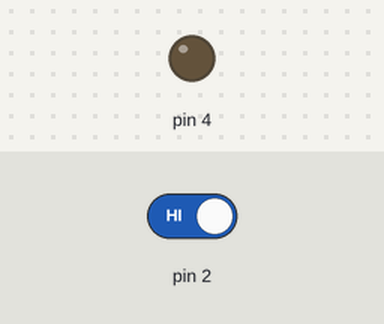
The sketch below on a simulated Arduino Uno, built with avr-gcc and run on an emulated ATmega328P. Shown: output pins drawn as LEDs (lit = HIGH). The test bench sets the inputs (shaded band); at power-on: pin 2 HIGH.

Above: at 1.2 s.
1.3 s: pin 2 driven LOW
At 2.4 s:
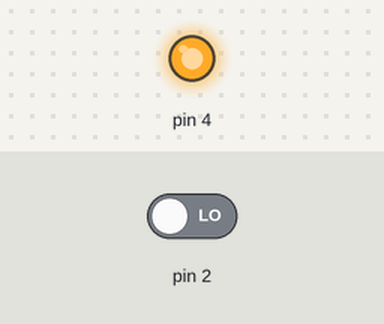
2.8 s: pin 2 driven HIGH
At 4.7 s:
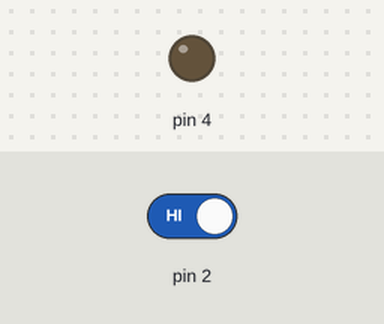
Timing chart, 0 to 6.2 s (numbered marks = the images above; inputs shaded):
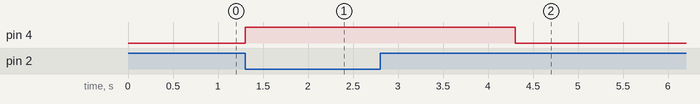

Measured:
- after the input at 1.3 s, pin 4: LOW → HIGH at once
- after the input at 2.8 s, pin 4: HIGH → LOW after 1.5 s

The sketch:

solenoid-arduino.ino
```cpp
void setup() {

  pinMode(2,INPUT);
  pinMode(4,OUTPUT);

}

void loop() {

bool button = digitalRead(2);
if(!button){
  digitalWrite(4,HIGH);
  delay(3000);
  digitalWrite(4,LOW);
}
if(button){
  digitalWrite(4,LOW);
}
}
```
